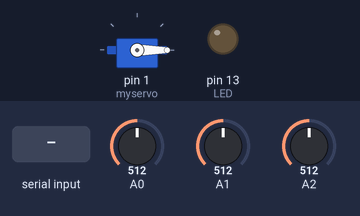
The sketch below on a simulated Arduino Uno, built with avr-gcc and run on an emulated ATmega328P. On the bench: servo, output pins drawn as LEDs (lit = HIGH). The test bench sets the inputs (shaded band); at power-on: A0 = 512, A1 = 512, A2 = 512. What the sketch prints to the serial monitor is not drawn.

Above: at 1.2 s.
1.3 s: "2" received over Serial
At 2.2 s:
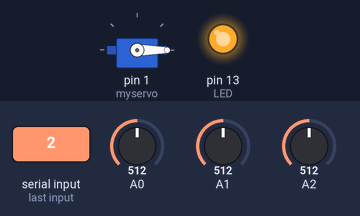
2.8 s: "4" received over Serial
At 3.8 s:
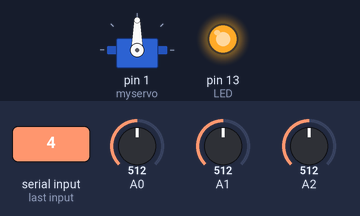
4.3 s: "1" received over Serial
At 5.5 s:
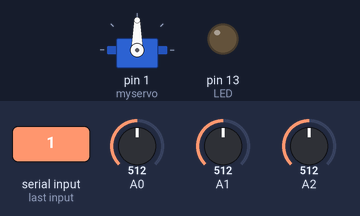
5.8 s: "3" received over Serial
At 7.1 s:
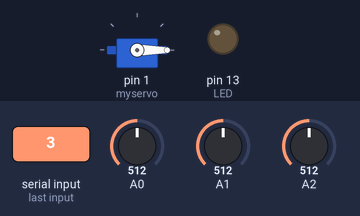
Timing chart, 0 to 8.3 s (numbered marks = the images above; inputs shaded):
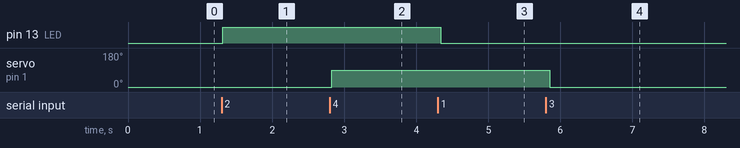

The sketch:

gui.ino
```cpp
#include <Servo.h>

Servo myservo;
int percent = 0;
int prevPercent = 0;
int LED = 13;
int Data;
int sudut = 0;
int flag=0;

void setup() {
  myservo.attach(1);
  Serial.begin( 115200 );
  pinMode(LED,OUTPUT);

}

void loop() {
if(Serial.available()>0)
  {
    Data = Serial.read();
  }
  if(Data == '1')
  {
    digitalWrite(LED,LOW);
  }
  else if(Data == '2')
  {
    digitalWrite(LED,HIGH);
  }
  else if(Data == '3')
  {
    sudut=0;
  }
  else if(Data == '4')
  {
    sudut=90;
  }


int pot1 = analogRead(A0);
int pot2 = analogRead(A1);
int pot3 = analogRead(A2);
Serial.print(pot1);
Serial.print('a');
Serial.print(pot2);
Serial.print('a');
Serial.println(pot3);


myservo.write(sudut);
//Serial.print('a');
//Serial.println(sudut);
delay(100);
}
```

Measured:
- after the input at 1.3 s, pin 13 (LED): LOW → HIGH at once
- after the input at 2.8 s, servo on pin 1 (myservo): 0° → 90° at once
- after the input at 4.3 s, pin 13 (LED): HIGH → LOW at once
- after the input at 5.8 s, servo on pin 1 (myservo): 90° → 0° after 0.06 s
